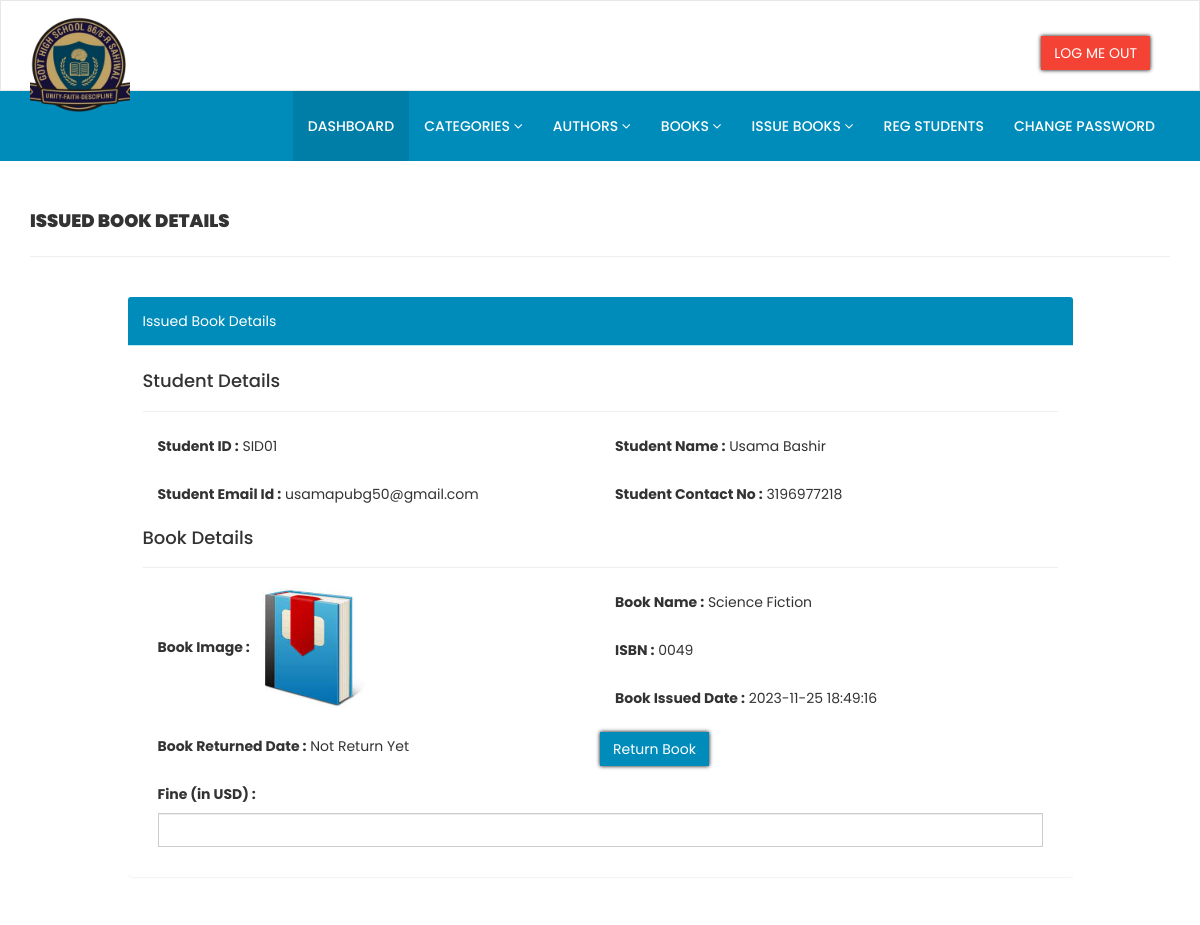
The page /admin/update-issue-bookdeails.php?rid=13 (signed in) on the database its author committed.
### tables this page shows
CREATE TABLE `tblissuedbookdetails` (
  `id` int(11) NOT NULL,
  `BookId` int(11) DEFAULT NULL,
  `StudentID` varchar(150) DEFAULT NULL,
  `IssuesDate` timestamp NULL DEFAULT current_timestamp(),
  `ReturnDate` timestamp NULL DEFAULT NULL ON UPDATE current_timestamp(),
  `RetrunStatus` int(1) DEFAULT NULL,
  `fine` int(11) DEFAULT NULL
);

CREATE TABLE `tblstudents` (
  `id` int(11) NOT NULL,
  `StudentId` varchar(100) DEFAULT NULL,
  `FullName` varchar(120) DEFAULT NULL,
  `EmailId` varchar(120) DEFAULT NULL,
  `MobileNumber` char(11) DEFAULT NULL,
  `Password` varchar(120) DEFAULT NULL,
  `Status` int(1) DEFAULT NULL,
  `RegDate` timestamp NULL DEFAULT current_timestamp(),
  `UpdationDate` timestamp NULL DEFAULT NULL ON UPDATE current_timestamp()
);

CREATE TABLE `tblbooks` (
  `id` int(11) NOT NULL,
  `BookName` varchar(255) DEFAULT NULL,
  `CatId` int(11) DEFAULT NULL,
  `AuthorId` int(11) DEFAULT NULL,
  `ISBNNumber` varchar(25) DEFAULT NULL,
  `BookPrice` decimal(10,2) DEFAULT NULL,
  `bookImage` varchar(250) NOT NULL,
  `isIssued` int(1) DEFAULT NULL,
  `RegDate` timestamp NULL DEFAULT current_timestamp(),
  `UpdationDate` timestamp NULL DEFAULT NULL ON UPDATE current_timestamp()
);

### admin/update-issue-bookdeails.php (the view, shortened to what this page needs)
<?php
include('includes/config.php');
if (strlen($_SESSION['alogin']) == 0) {
    header('location:index.php');
} else {
    ?>
<!DOCTYPE html>
<html xmlns="http://www.w3.org/1999/xhtml">
<head>
    <link href="assets/css/bootstrap.css" rel="stylesheet" />
    <link href="assets/css/font-awesome.css" rel="stylesheet" />
    <link href="assets/css/style.css" rel="stylesheet" />
</head>
<body>
    <?php include('includes/header.php'); ?>
    <div class="content-wrapper">
        <div class="container">
            <div class="row pad-botm">
                <div class="col-md-12">
                    <h4 class="header-line">Issued Book Details</h4>
                </div>
            </div>
            <div class="row">
                <div class="col-md-10 col-sm-6 col-xs-12 col-md-offset-1">
                    <div class="panel panel-info">
                        <div class="panel-heading">
                            Issued Book Details
                        </div>
                        <div class="panel-body">
                            <form role="form" method="post">
                                <?php
                                    $rid = intval($_GET['rid']);
                                    $sql = "SELECT tblstudents.StudentId ,tblstudents.FullName,tblstudents.EmailId,tblstudents.MobileNumber,tblbooks.BookName,tblbooks.ISBNNumber,tblissuedbookdetails.IssuesDate,tblissuedbookdetails.ReturnDate,tblissuedbookdetails.id as rid,tblissuedbookdetails.fine,tblissuedbookdetails.RetrunStatus,tblbooks.id as bid,tblbooks.bookImage from  tblissuedbookdetails join tblstudents on tblstudents.StudentId=tblissuedbookdetails.StudentId join tblbooks on tblbooks.id=tblissuedbookdetails.BookId where tblissuedbookdetails.id=:rid";
                                    $query = $dbh->prepare($sql);
                                    $query->bindParam(':rid', $rid, PDO::PARAM_STR);
                                    $query->execute();
                                    $results = $query->fetchAll(PDO::FETCH_OBJ);
                                    if ($query->rowCount() > 0) {
                                        foreach ($results as $result) { ?>
                                <h4>Student Details</h4>
                                <hr />
                                <div class="col-md-6">
                                    <div class="form-group">
                                        <label>Student ID :</label>
                                        <?php echo htmlentities($result->StudentId); ?>
                                    </div>
                                </div>
                                <div class="col-md-6">
                                    <div class="form-group">
                                        <label>Student Name :</label>
                                        <?php echo htmlentities($result->FullName); ?>
                                    </div>
                                </div>
                                <div class="col-md-6">
                                    <div class="form-group">
                                        <label>Student Email Id :</label>
                                        <?php echo htmlentities($result->EmailId); ?>
                                    </div>
                                </div>
                                <div class="col-md-6">
                                    <div class="form-group">
                                        <label>Student Contact No :</label>
                                        <?php echo htmlentities($result->MobileNumber); ?>
                                    </div>
                                </div>
                                <h4>Book Details</h4>
                                <hr />
                                <div class="col-md-6">
                                    <div class="form-group">
                                        <label>Book Image :</label>
                                        <img src="bookimg/<?php echo htmlentities($result->bookImage); ?>" width="120">
                                    </div>
                                </div>
                                <div class="col-md-6">
                                    <div class="form-group">
                                        <label>Book Name :</label>
                                        <?php echo htmlentities($result->BookName); ?>
                                    </div>
                                </div>
                                <div class="col-md-6">
                                    <div class="form-group">
                                        <label>ISBN :</label>
                                        <?php echo htmlentities($result->ISBNNumber); ?>
                                    </div>
                                </div>
                                <div class="col-md-6">
                                    <div class="form-group">
                                        <label>Book Issued Date :</label>
                                        <?php echo htmlentities($result->IssuesDate); ?>
                                    </div>
                                </div>
                                <div class="col-md-6">
                                    <div class="form-group">
                                        <label>Book Returned Date :</label>
                                        <?php if ($result->ReturnDate == "") {
                                                        echo htmlentities("Not Return Yet");
                                                    } else {
                                                        echo htmlentities($result->ReturnDate);
                                                    }
                                                    ?>
                                    </div>
                                </div>
                                <div class="col-md-12">
                                    <div class="form-group">
                                        <label>Fine (in USD) :</label>
                                        <?php
                                                    if ($result->fine == "") { ?>
                                        <input class="form-control" type="text" name="fine" id="fine" required />
                                        <?php } else {
                                                        echo htmlentities($result->fine);
                                                    }
                                                    ?>
                                    </div>
                                </div>
                                <?php if ($result->RetrunStatus == 0) { ?>
                                <button type="submit" name="return" id="submit" class="btn btn-info">Return Book
                                </button>
                        </div>
                        <?php }
                                        }
                                    } ?>
                    </div>
                </div>
            </div>
        </div>
    </div>
</body>
</html>
<?php } ?>

### admin/assets/css/style.css (style rules this page uses)
.content-wrapper { margin-top: 40px; min-height:800px; padding-bottom:90px; }
.header-line { font-weight:900; padding-bottom:25px; border-bottom:1px solid #eeeeee; text-transform:uppercase; }
.pad-botm { padding-bottom:30px; }

### admin/update-issue-bookdeails.php (style rules this page uses)
.btn-info { border-color: transparent; border-radius: 0px; background-color: #008CBA; box-shadow: 0px 0px 4px black; }
.panel-heading { background-color: #008CBA !important; color: #fff !important; }
.panel { border: none; }
input { border-radius: 0 !important; }

### admin/includes/header.php (style rules this page uses)
* { margin: 0; padding: 0; box-sizing: border-box; font-family: 'Poppins', sans-serif; }

### rows shown on the page
tblissuedbookdetails: tblstudents.StudentId "SID01", tblstudents.FullName "Usama Bashir", tblstudents.EmailId "usamapubg50@gmail.com", tblstudents.MobileNumber "3196977218", BookId.bookImage (picture), BookId.BookName "Science Fiction", BookId.ISBNNumber "0049", IssuesDate "2023-11-25 18:49:16", shows "Return Book"
